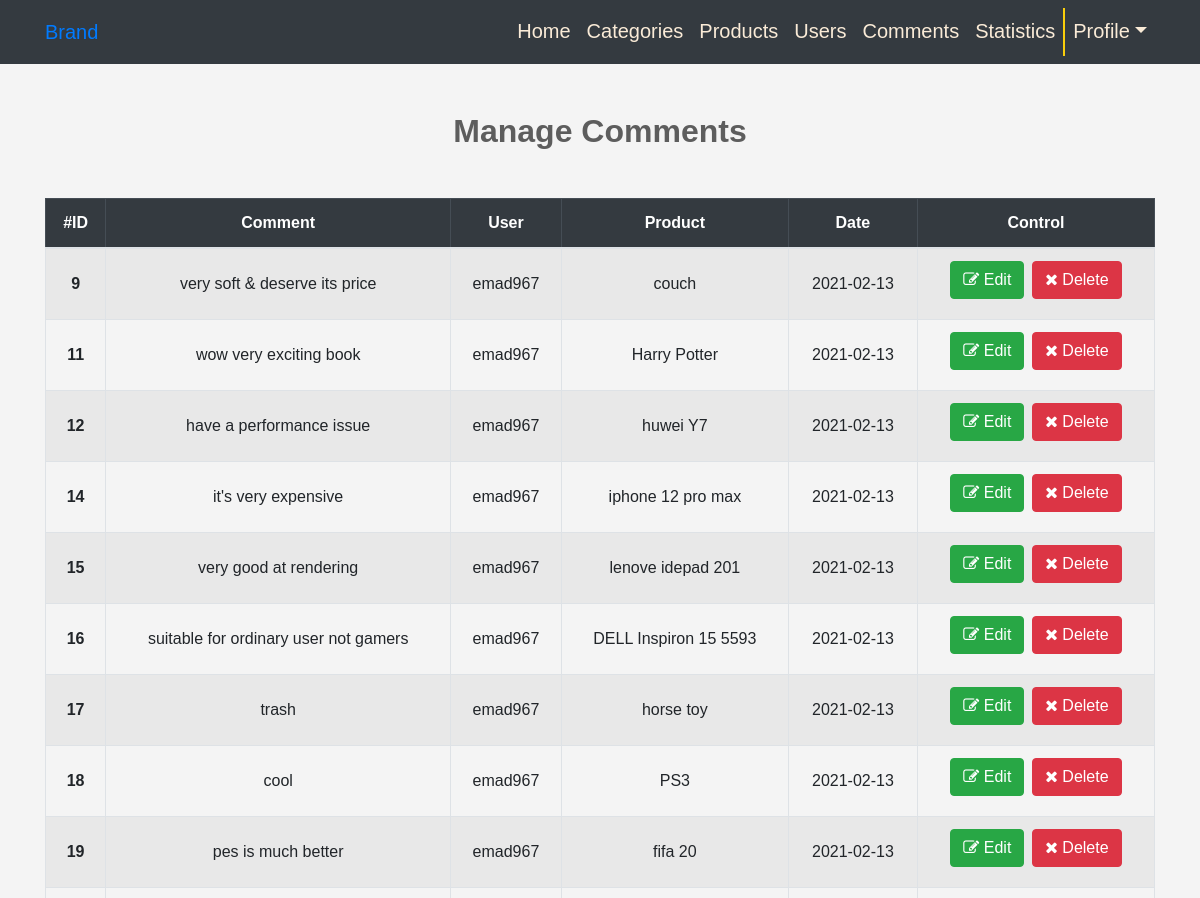
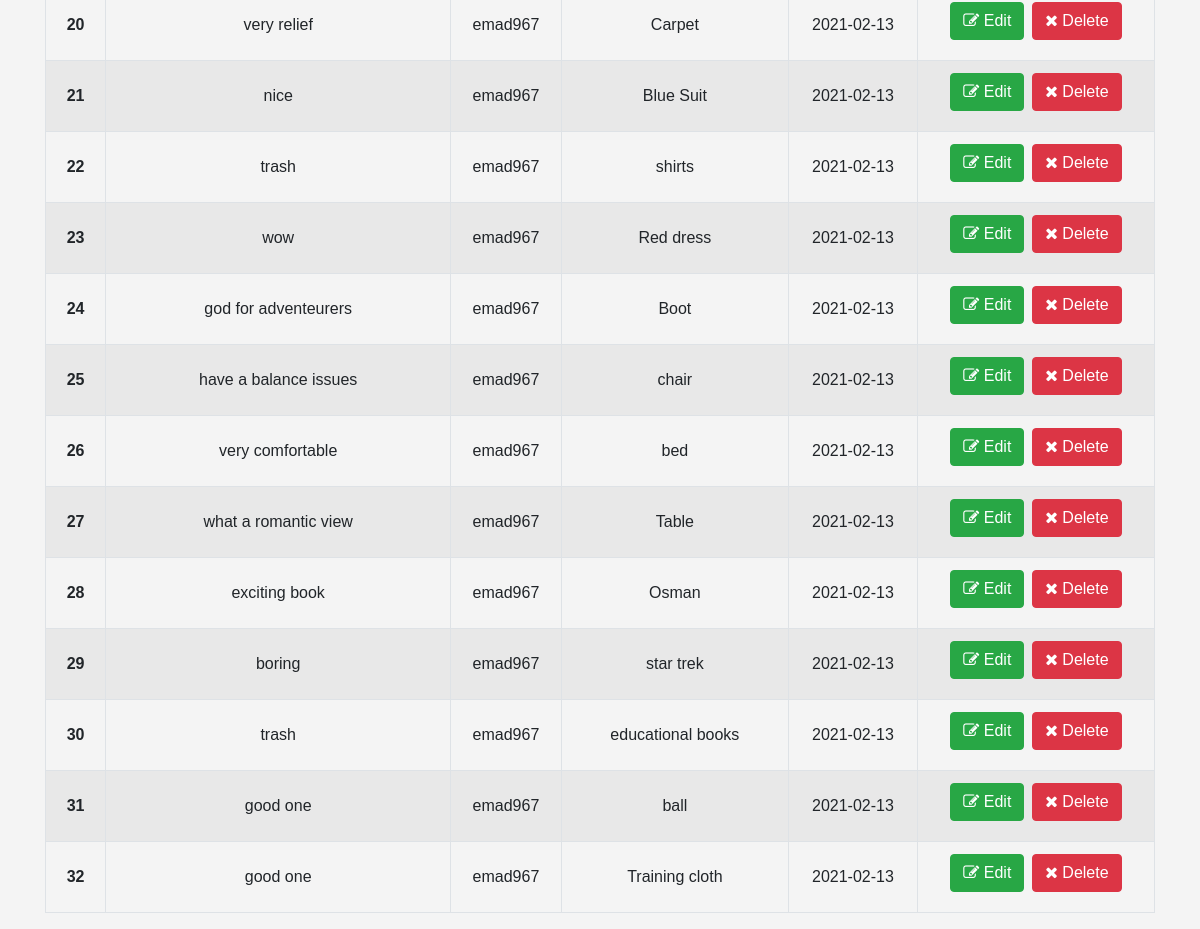
The app's page /admin/comments.php (signed in) with its own data (2 pictures, top to bottom).
### tables this page shows
CREATE TABLE `comments` (
  `id` int(11) NOT NULL,
  `comment` text NOT NULL,
  `date` date NOT NULL,
  `status` tinyint(4) NOT NULL DEFAULT 1,
  `prod_id` int(11) NOT NULL,
  `user_id` int(11) NOT NULL
);

CREATE TABLE `users` (
  `id` int(11) NOT NULL,
  `username` varchar(30) NOT NULL,
  `image` varchar(255) NOT NULL DEFAULT 'uploads/avatar.jpg',
  `email` varchar(50) NOT NULL,
  `password` varchar(50) NOT NULL,
  `full_name` varchar(50) NOT NULL,
  `Date` date NOT NULL,
  `permission` int(1) NOT NULL DEFAULT 0 COMMENT 'admin permission or ordinary user',
  `trustStatus` int(1) NOT NULL DEFAULT 0 COMMENT 'trusted selller or not',
  `regStatus` int(1) NOT NULL DEFAULT 0 COMMENT 'approval'
);

CREATE TABLE `products` (
  `id` int(11) NOT NULL,
  `name` varchar(30) NOT NULL,
  `description` text NOT NULL,
  `price` varchar(10) NOT NULL,
  `date` date NOT NULL,
  `country` varchar(15) NOT NULL,
  `image` varchar(255) NOT NULL DEFAULT '0',
  `status` varchar(50) NOT NULL,
  `rate` tinyint(2) NOT NULL DEFAULT 0,
  `approve` tinyint(4) NOT NULL DEFAULT 0,
  `cat_id` tinyint(4) NOT NULL,
  `user_id` int(11) NOT NULL
);

### admin/includes/languages/english.php (called while the page is built, shortened)
<?php
  function lang($text){
    return $lang[$text];
  }
?>

### admin/comments.php (the view, shortened to what this page needs)
<?php
    if(isset($_SESSION['name'])){
        include_once("connection.php");
        include("includes/languages/english.php");
        include("includes/templates/header.php");
        include("includes/templates/navbar.php");
        $action = isset($_GET['action']) ? $_GET['action'] : 'Manage';
        if($action === 'Manage'){
            $stmt       = $con->prepare("SELECT C.*,P.name AS Pname, U.username AS Uname
                                         FROM
                                            comments C INNER JOIN products P
                                         ON
                                            C.prod_id = P.id
                                         INNER JOIN
                                            users U
                                         ON
                                            C.user_id = U.id");
            $stmt->execute();
            $comments   = $stmt->fetchAll();
        ?>
        <section class="manage-comments">
            <h2 class="text-center highlight"><?php echo lang('MANAGE').lang('COMMENTS');?></h2>
            <div class="container">
                <div class="table-responsive">
                    <table class="table table-striped table-hover table-bordered text-center tbl">
                        <thead class="table-dark">
                            <tr>
                                <th><?php echo lang('ID')?></th>
                                <th><?php echo lang('COMMENT')?></th>
                                <th><?php echo lang('USER')?></th>
                                <th><?php echo lang('PRODUCT')?></th>
                                <th><?php echo lang('DATE')?></th>
                                <th><?php echo lang('CONTROL')?></th>
                            </tr>
                        </thead>
                        <tbody>
                        <?php
                            foreach($comments as $comment){
                                echo '<tr>';
                                    echo '<th>'. $comment['id'].'</th>';
                                    echo '<td>'. $comment['comment'].'</td>';
                                    echo '<td>'. $comment['Uname'].'</td>';
                                    echo '<td>'. $comment['Pname'].'</td>';
                                    echo '<td>'. $comment['date'].'</td>';
                                    echo '<td>';
                                    echo '<a href="comments.php?action=Edit&commId='. $comment['id'].'"class="btn btn-success mr-2"><i class="fa fa-edit"></i> '.lang("EDIT").'</a>';
                                    echo '<button class="btn btn-danger remove" data-target="'.$comment['id'].'"><i class="fa fa-close"></i> '.lang("DELETE").'</button>';
                                    echo '</td>';
                                echo '</tr>';
                            }
                        ?>
                        </tbody>
                    </table>
                </div>
            </div>
        </section>
        <?php
        }
        include("includes/templates/footer.php");
    }else{
        $errMsg = lang('NOTALLOWED');
        redir('index.php',4);
    }
?>

### admin/views/css/main.css (style rules this page uses)
body { background-color: #f4f4f4; font-size: 16px; margin: 0; padding: 0; font-family: 'Noto Sans JP', sans-serif; }
h1,h2 { color: #5d5d5d; font-weight: bold; }
h2 { margin: 3rem; }
.tbl td, .tbl th { vertical-align: middle !important; }
.tbl td .btn { margin-bottom: 0.5rem; }

### records on screen
comments: id "9", comment "very soft & deserve its price", user.username "emad967", prod.name "couch", date "2021-02-13"
comments: id "11", comment "wow very exciting book", user.username "emad967", prod.name "Harry Potter", date "2021-02-13"
comments: id "12", comment "have a performance issue", user.username "emad967", prod.name "huwei Y7", date "2021-02-13"
comments: id "14", comment "it's very expensive", user.username "emad967", prod.name "iphone 12 pro max", date "2021-02-13"
comments: id "15", comment "very good at rendering", user.username "emad967", prod.name "lenove idepad 201", date "2021-02-13"
comments: id "16", comment "suitable for ordinary user not gamers", user.username "emad967", prod.name "DELL Inspiron 15 5593", date "2021-02-13"
comments: id "17", comment "trash", user.username "emad967", prod.name "horse toy", date "2021-02-13"
comments: id "18", comment "cool", user.username "emad967", prod.name "PS3", date "2021-02-13"
comments: id "19", comment "pes is much better", user.username "emad967", prod.name "fifa 20", date "2021-02-13"
comments: id "20", comment "very relief", user.username "emad967", prod.name "Carpet", date "2021-02-13"
comments: id "21", comment "nice", user.username "emad967", prod.name "Blue Suit", date "2021-02-13"
comments: id "22", comment "trash", user.username "emad967", prod.name "shirts", date "2021-02-13"
comments: id "23", comment "wow", user.username "emad967", prod.name "Red dress", date "2021-02-13"
comments: id "24", comment "god for adventeurers", user.username "emad967", prod.name "Boot", date "2021-02-13"
comments: id "25", comment "have a balance issues", user.username "emad967", prod.name "chair", date "2021-02-13"
comments: id "26", comment "very comfortable", user.username "emad967", prod.name "bed", date "2021-02-13"
comments: id "27", comment "what a romantic view", user.username "emad967", prod.name "Table", date "2021-02-13"
comments: id "28", comment "exciting book", user.username "emad967", prod.name "Osman", date "2021-02-13"
comments: id "29", comment "boring", user.username "emad967", prod.name "star trek", date "2021-02-13"
comments: id "30", comment "trash", user.username "emad967", prod.name "educational books", date "2021-02-13"
comments: id "31", comment "good one", user.username "emad967", prod.name "ball", date "2021-02-13"
comments: id "32", comment "good one", user.username "emad967", prod.name "Training cloth", date "2021-02-13"

### other values on screen
lang('HOME') "Home"
lang('CATEGORIES') "Categories"
lang('PRODUCTS') "Products"
lang('USERS') "Users"
lang('COMMENTS') "Comments"
lang('STATISTICS') "Statistics"
lang('PROFILE') "Profile"
lang('MANAGE') "Manage"
lang('ID') "#ID"
lang('COMMENT') "Comment"
lang('USER') "User"
lang('PRODUCT') "Product"
lang('DATE') "Date"
lang('CONTROL') "Control"
